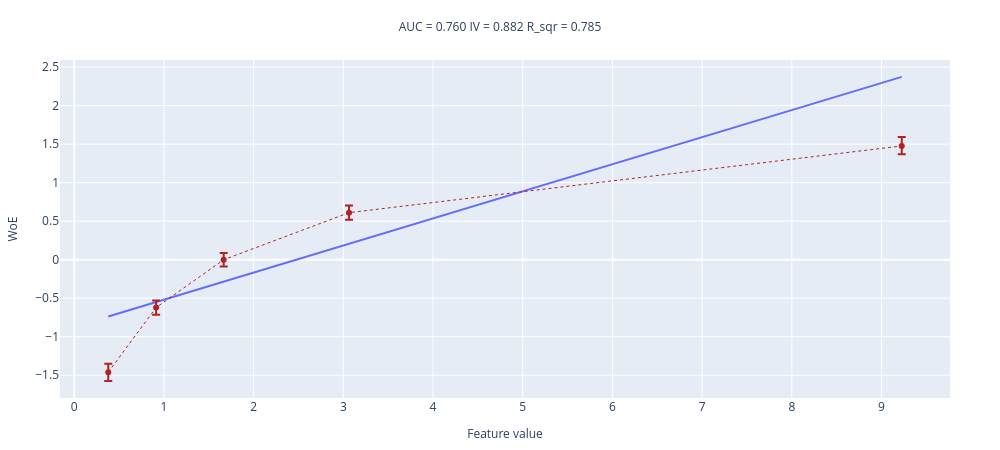

This figure's notebook cell:
### Markdown cell above
#### №3

Запустите функцию с `values=np.exp(x)`. Как по графику определить эту ситуацию? Что нужно делать в таком случае?

### Code cell
woe_line(values=np.exp(x), target=y, n_buckets=5)

### Figure 1 — Plotly figure (JSON) as saved in the notebook; plotly's stock layout.template omitted (floating-point values rounded to 4 significant figures)
{"data": [{"mode": "lines", "name": "interpolation_line", "showlegend": false, "type": "scatter", "x": [0.3793, 0.9133, 1.666, 3.064, 9.225], "y": [-0.7384, -0.5506, -0.2858, 0.2056, 2.373]}, {"error_y": {"array": [0.1084, 0.09072, 0.08771, 0.0931, 0.1169], "arrayminus": [0.1162, 0.09327, 0.08771, 0.0906, 0.1089], "symmetric": false, "type": "data"}, "line": {"color": "firebrick", "dash": "dot", "width": 1}, "name": "WoE", "showlegend": false, "type": "scatter", "x": [0.3793, 0.9133, 1.666, 3.064, 9.225], "y": [-1.46, -0.6212, 0.0, 0.6103, 1.476]}], "layout": {"height": 450, "margin": {"b": 50, "l": 50, "r": 50, "t": 60}, "title": {"font": {"size": 12}, "text": "AUC = 0.760 IV = 0.882 R_sqr = 0.785 ", "x": 0.5, "xanchor": "center", "y": 0.95, "yanchor": "top"}, "width": 1000, "xaxis": {"title": {"font": {"size": 12}, "text": "Feature value"}}, "yaxis": {"title": {"font": {"size": 12}, "text": "WoE"}}}}
